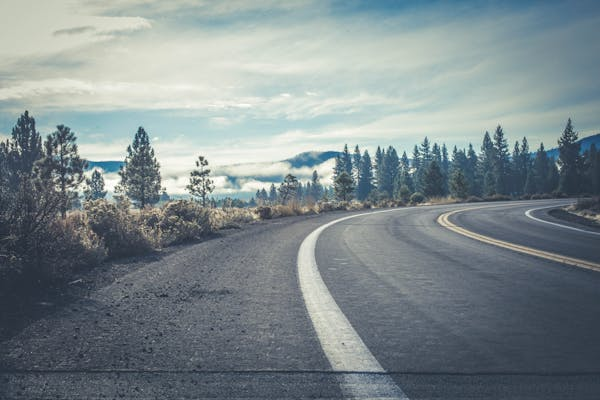
#> input picture src/dataset/1.jpeg, 600 x 400 px
$ python test_edge_detection.py --image src/dataset/1.jpeg   (older library calls are emulated)
#> lines starting #> are read from the running program, lines starting #| are printed output that depends on the picture; after the words box and inside, x2 and y2 are one past the last pixel; in counts of white or black regions, pixels touching at a corner belong together
#> in test_edge_detection_on_image, image is the input picture: shape (400, 600, 3); mean B, G, R 140.6, 137.3, 125.8
### src/utils/image_processing.py
import cv2
import numpy as np

def preprocess_image(image):
    """
    Preprocess an image for edge detection

    Parameters:
    - image: Input image (BGR format)

    Returns:
    - Preprocessed grayscale image
    """
    # Convert to grayscale
    gray = cv2.cvtColor(image, cv2.COLOR_BGR2GRAY)

    # Apply Gaussian blur to reduce noise
    blurred = cv2.GaussianBlur(gray, (5, 5), 0)

    return blurred

# [77 lines left out: functions undistort_image, perspective_transform, enhance_contrast, color_threshold, not called in this run]

### src/edge_detection.py
import cv2
import numpy as np

def sobel_detector(image, kernel_size=3, threshold=50):
    """
    Apply Sobel edge detection to an image

    Parameters:
    - image: Input grayscale image
    - kernel_size: Size of the Sobel kernel
    - threshold: Threshold for edge detection

    Returns:
    - Binary edge map
    """
#> called with kernel_size = 3, threshold = 50
    # Apply Sobel in x and y directions
    sobelx = cv2.Sobel(image, cv2.CV_64F, 1, 0, ksize=kernel_size)
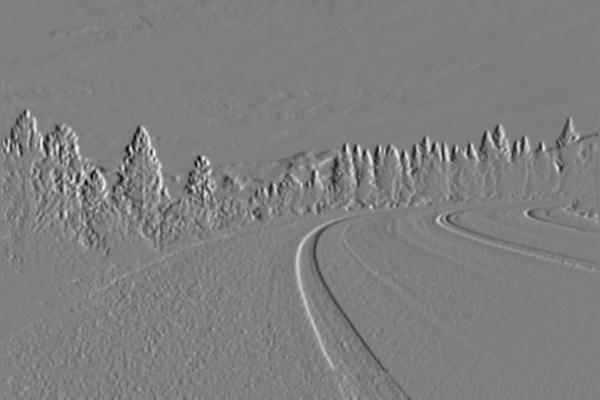
#> sobelx: shape (400, 600) float64; min -333, max 334, mean -0.3; drawn with min black and max white
    sobely = cv2.Sobel(image, cv2.CV_64F, 0, 1, ksize=kernel_size)
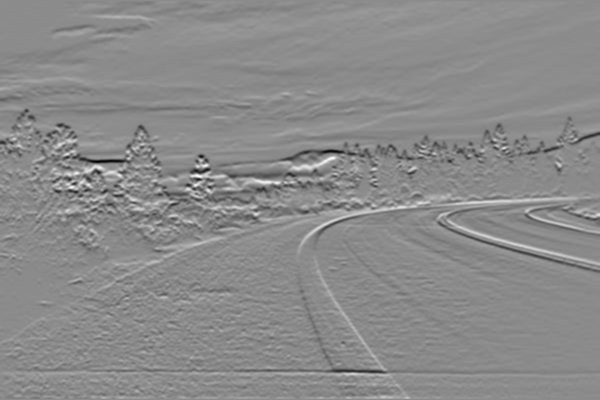
#> sobely: shape (400, 600) float64; min -375, max 311, mean -1.4; drawn with min black and max white

    # Calculate the gradient magnitude
    gradient_magnitude = np.sqrt(sobelx**2 + sobely**2)
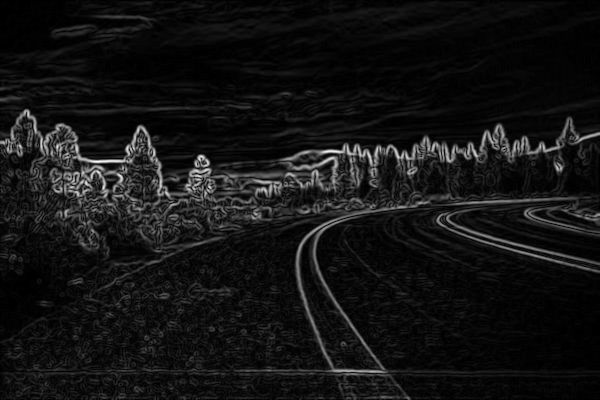
#> gradient_magnitude: shape (400, 600) float64; min 0, max 375.9, mean 29.4; drawn with min black and max white

    # Normalize to 0-255
    gradient_magnitude = cv2.normalize(gradient_magnitude, None, 0, 255, cv2.NORM_MINMAX, cv2.CV_8U)

    # Apply threshold
    _, binary_output = cv2.threshold(gradient_magnitude, threshold, 255, cv2.THRESH_BINARY)
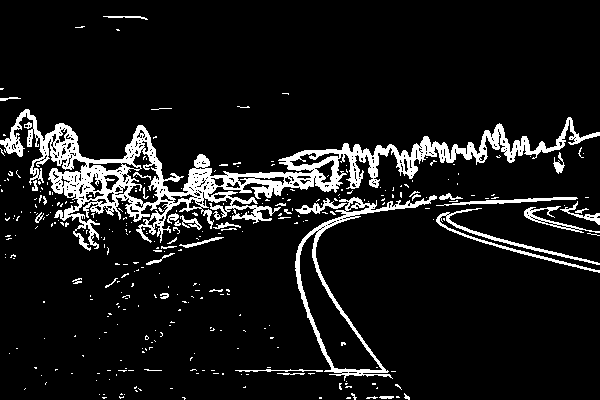
#> binary_output: shape (400, 600); 9.3% white; 338 white regions (297 under 20 px), largest, box (x1, y1, x2, y2) and area: (0, 109, 600, 251) 14677, (295, 195, 437, 381) 2385, (436, 208, 600, 273) 1077

    return binary_output

def canny_detector(image, low_threshold=50, high_threshold=150):
    """
    Apply Canny edge detection to an image

    Parameters:
    - image: Input grayscale image
    - low_threshold: Lower threshold for edge detection
    - high_threshold: Higher threshold for edge detection

    Returns:
    - Binary edge map
    """
#> called with low_threshold = 50, high_threshold = 150
    # Apply Gaussian blur to reduce noise
    blurred = cv2.GaussianBlur(image, (5, 5), 0)

    # Apply Canny edge detection
    edges = cv2.Canny(blurred, low_threshold, high_threshold)
#> edges: shape (400, 600); 2.8% white in thin lines or dots, all inside (x1, y1, x2, y2) = (0, 110, 600, 372)

    return edges

def laplacian_detector(image, kernel_size=3, scale=1):
    """
    Apply Laplacian edge detection to an image

    Parameters:
    - image: Input grayscale image
    - kernel_size: Size of the Laplacian kernel
    - scale: Scale factor for the Laplacian

    Returns:
    - Binary edge map
    """
#> called with kernel_size = 3, scale = 1
    # Apply Gaussian blur to reduce noise
    blurred = cv2.GaussianBlur(image, (5, 5), 0)

    # Apply Laplacian
    laplacian = cv2.Laplacian(blurred, cv2.CV_64F, ksize=kernel_size)
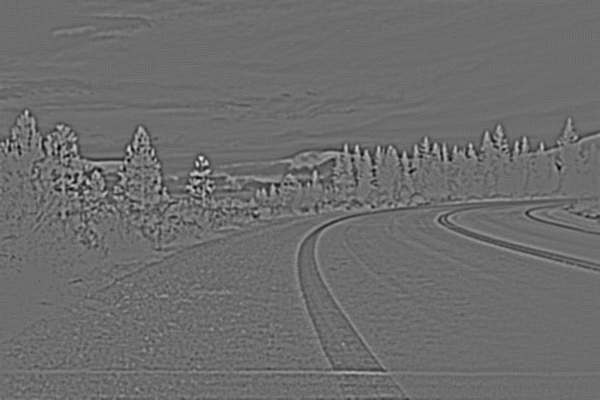
#> laplacian: shape (400, 600) float64; min -114, max 152, mean 0; drawn with min black and max white

    # Take absolute value and convert to 8-bit
    laplacian = np.uint8(np.absolute(laplacian) * scale)

    # Apply threshold to create binary edge map
    _, binary_output = cv2.threshold(laplacian, 30, 255, cv2.THRESH_BINARY)
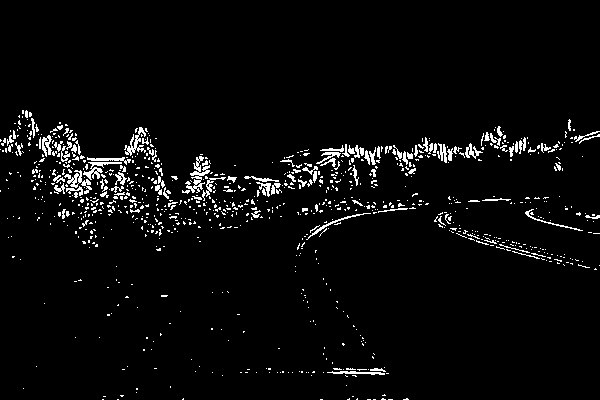
#> binary_output: shape (400, 600); 3.8% white in thin lines or dots, all inside (x1, y1, x2, y2) = (0, 110, 600, 400)

    return binary_output

# [21 lines left out: function compare_edge_detectors, not called in this run]

### test_edge_detection.py
import cv2
import numpy as np
import matplotlib.pyplot as plt
from src.edge_detection import sobel_detector, canny_detector, laplacian_detector, compare_edge_detectors
from src.utils.image_processing import preprocess_image

def test_edge_detection_on_image(image_path):
    """
    Test edge detection methods on a single image

    Parameters:
    - image_path: Path to the test image
    """
    # Read the image
    image = cv2.imread(image_path)

    if image is None:
        print(f"Error: Could not read image file {image_path}")
        return

    # Preprocess the image
    preprocessed = preprocess_image(image)

    # Apply different edge detection methods
    sobel_edges = sobel_detector(preprocessed)
    canny_edges = canny_detector(preprocessed)
    laplacian_edges = laplacian_detector(preprocessed)

    # Display the results
    plt.figure(figsize=(15, 10))

    # Original image
    plt.subplot(2, 2, 1)
    plt.imshow(cv2.cvtColor(image, cv2.COLOR_BGR2RGB))
    plt.title('Original Image')
    plt.axis('off')

    # Sobel edges
    plt.subplot(2, 2, 2)
    plt.imshow(sobel_edges, cmap='gray')
    plt.title('Sobel Edge Detection')
    plt.axis('off')

    # Canny edges
    plt.subplot(2, 2, 3)
    plt.imshow(canny_edges, cmap='gray')
    plt.title('Canny Edge Detection')
    plt.axis('off')

    # Laplacian edges
    plt.subplot(2, 2, 4)
    plt.imshow(laplacian_edges, cmap='gray')
    plt.title('Laplacian Edge Detection')
    plt.axis('off')

    plt.tight_layout()
    plt.show()
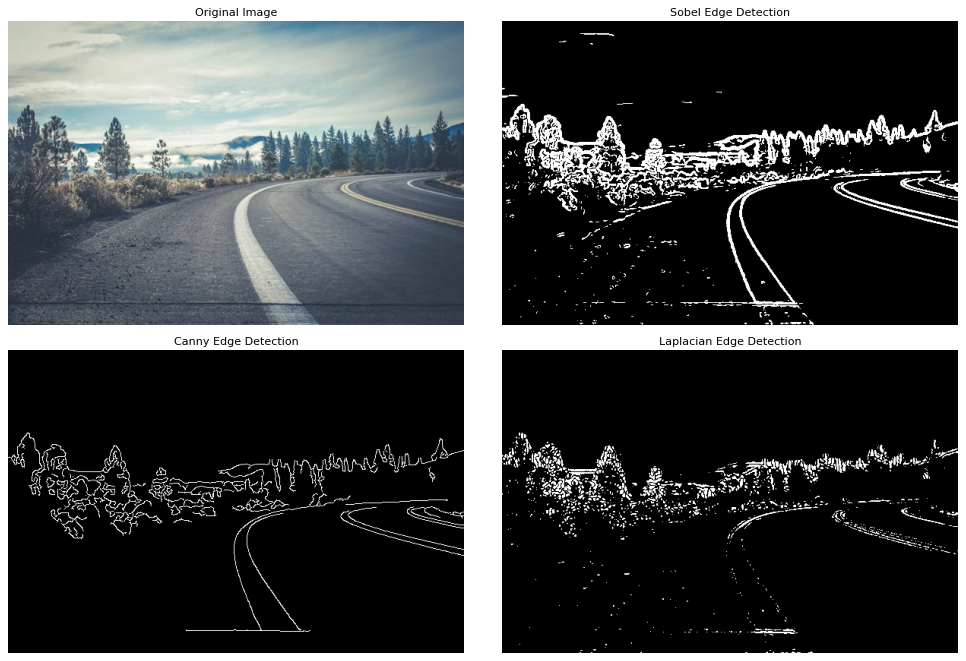
#> figure drawn by matplotlib, 4 panels

    # Compare the methods
    print("Edge Detection Comparison:")
    print(f"Sobel: {np.sum(sobel_edges > 0)} edge pixels")
#| Sobel: 22384 edge pixels
    print(f"Canny: {np.sum(canny_edges > 0)} edge pixels")
#| Canny: 6657 edge pixels
    print(f"Laplacian: {np.sum(laplacian_edges > 0)} edge pixels")
#| Laplacian: 9136 edge pixels

if __name__ == "__main__":
    import argparse

    parser = argparse.ArgumentParser(description='Test Edge Detection Methods')
    parser.add_argument('--image', type=str, required=True, help='Path to test image')

    args = parser.parse_args()

    test_edge_detection_on_image(args.image)
